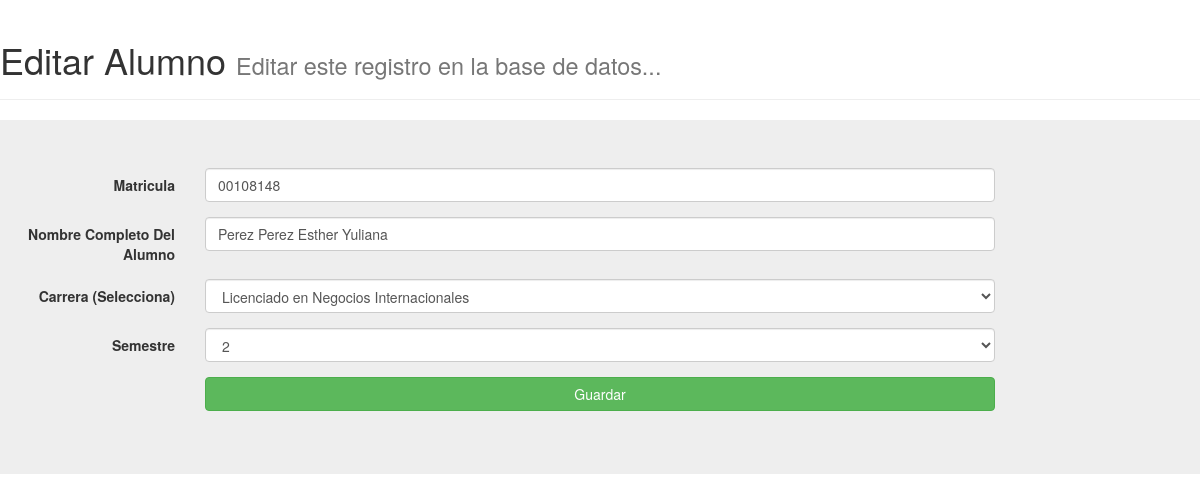
Page /FormsEditar/Alumnos.php?Matricula_Alumno=00108148 on the committed database.
### tables this page shows
CREATE TABLE IF NOT EXISTS `alumnos` (
  `Id_Alumno` int(11) NOT NULL,
  `Matricula_Alumno` varchar(10) NOT NULL,
  `Nombre_Alumno` varchar(70) NOT NULL,
  `Carrera_Alumno` varchar(50) NOT NULL,
  `Semestre_Alumno` varchar(50) NOT NULL
);

### configuracion.php (called while the page is built, shortened)
<?php
  $ALUMNOS = "alumnos";
?>

### FormsEditar/Alumnos.php (the view, shortened to what this page needs)
<?php
  include "../configuracion.php";
  $mysqli = new mysqli($SERVIDOR,$USER,$PASS,$BD);
    if ($mysqli->connect_errno)
    {
      echo "Fallo al conectar al servidor: (" . $mysqli->connect_errno . ") " . $mysqli->connect_error;
    }
      else
        {
          $mat = $_GET['Matricula_Alumno'];
            $Ver_Alumno = "SELECT * FROM $ALUMNOS WHERE Matricula_Alumno = '".$mat."'";
            $Result_ver_alumno = $mysqli->query($Ver_Alumno);
          $row = $Result_ver_alumno->fetch_assoc();
      }
   ?>
<html>
  <head>
    <link rel="stylesheet" href="../includes/css/bootstrap.css">
  </head>
  <body>
    <div class="page-header">
      <h1>Editar Alumno <small>Editar este registro en la base de datos...</small></h1>
    </div>
    <section class="jumbotron">
      <form class="form-horizontal" action="../BibliotecaPHP/Update_Alumnos.php" method="post">
        <div class="form-group">
          <label class="control-label col-sm-2">Matricula</label>
          <div class="col-sm-8">
            <input class="form-control" type="text" name="Matricula_Alumno" value="<?php echo $row['Matricula_Alumno']?>">
          </div>
        </div>
        <div class="form-group">
          <label class="control-label col-sm-2">Nombre Completo Del Alumno</label>
          <div class="col-sm-8">
            <input class="form-control" type="text" name="Nombre_Alumno" value="<?php echo $row['Nombre_Alumno']?>">
          </div>
        </div>
        <div class="form-group">
          <label class="control-label col-sm-2">Carrera (Selecciona)</label>
          <div class="col-sm-8">
            <select class="form-control" type="text" name="Carrera_Alumno">
              <option><?php echo $row['Carrera_Alumno'] ?></option>
            </select>
          </div>
        </div>
        <div class="form-group">
          <label class="control-label col-sm-2">Semestre</label>
          <div class="col-sm-8">
            <select class="form-control" type="number" name="Semestre_Alumno" >
              <option><?php echo $row['Semestre_Alumno']; ?> </option>
            </select>
          </div>
        </div>
        <div class="form-group">
          <div class="col-sm-offset-2 col-sm-8">
            <button type="submit" class="btn btn-success btn-block">Guardar</button>
          </div>
        </div>
      </form>
    </section>
  </body>
</html>

### rows in the picture
alumnos: Matricula_Alumno "00108148", Nombre_Alumno "Perez Perez Esther Yuliana", Carrera_Alumno "Licenciado en Negocios Internacionales", Semestre_Alumno "2"
